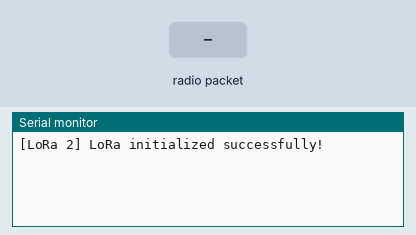
This sketch was run on a simulated Arduino Uno, built with avr-gcc and run on an emulated ATmega328P. Parts: the last lines printed to the serial monitor. The inputs (shaded band) are chosen by the test bench. No radio packets arrive unless stated.

Above: at 1.2 s.
1.3 s: radio packet "1" arrives
At 2.5 s:
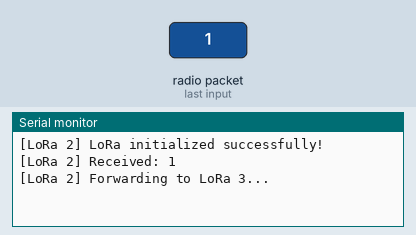
2.8 s: radio packet "0" arrives
At 3.9 s:
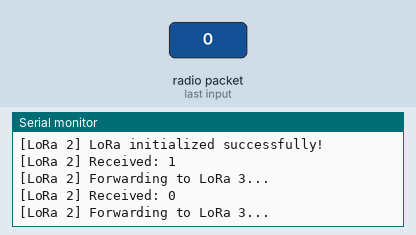
4.3 s: radio packet "2" arrives
At 5.0 s:
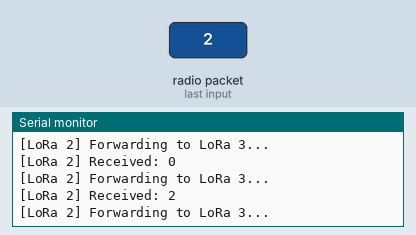

The sketch:

Relay_Node.ino
```cpp
#include <SPI.h>
#include <LoRa.h>

#define SS 5
#define RST 14
#define DIO0 2

void setup() {
  Serial.begin(115200);  // Ensure this matches other LoRa nodes
  LoRa.setPins(SS, RST, DIO0);

  if (!LoRa.begin(433E6)) {
    Serial.println("[LoRa 2] LoRa initialization failed!");
    while (1);
  }

  Serial.println("[LoRa 2] LoRa initialized successfully!");
}

void loop() {
  int packetSize = LoRa.parsePacket();
  if (packetSize) {
    String message = "";

    // Flush bad data
    while (LoRa.available()) {
      char c = (char)LoRa.read();
      if (isPrintable(c)) {
        message += c;
      }
    }

    if (message.length() > 0) {
      Serial.println("[LoRa 2] Received: " + message);
      Serial.println("[LoRa 2] Forwarding to LoRa 3...");

      LoRa.beginPacket();
      LoRa.print(message);
      LoRa.endPacket();
    }
  }
}
```

Receiver_Actuator_Node.ino
```cpp

```

Measured:
- after the input at 1.3 s, the serial monitor: prints a new line at once (image 1)
- after the input at 2.8 s, the serial monitor: prints a new line at once (image 2)
- after the input at 4.3 s, the serial monitor: prints a new line at once (image 3)
